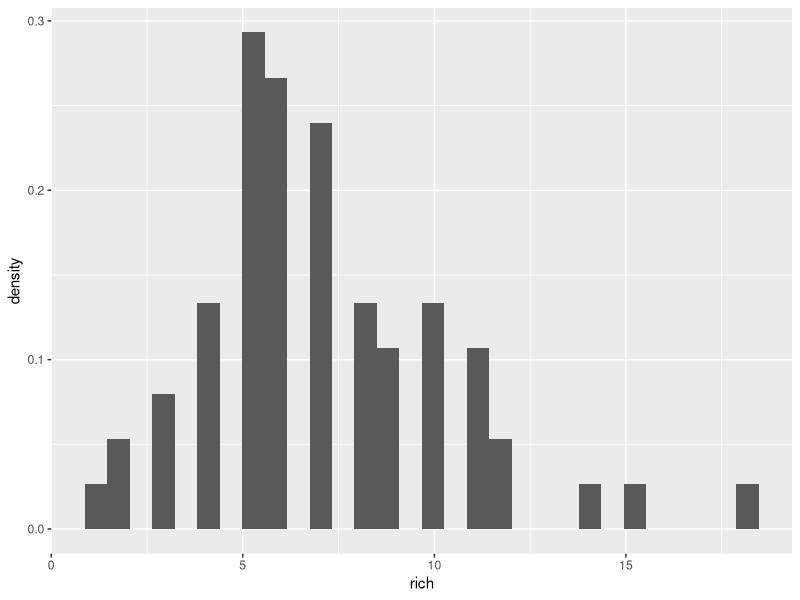
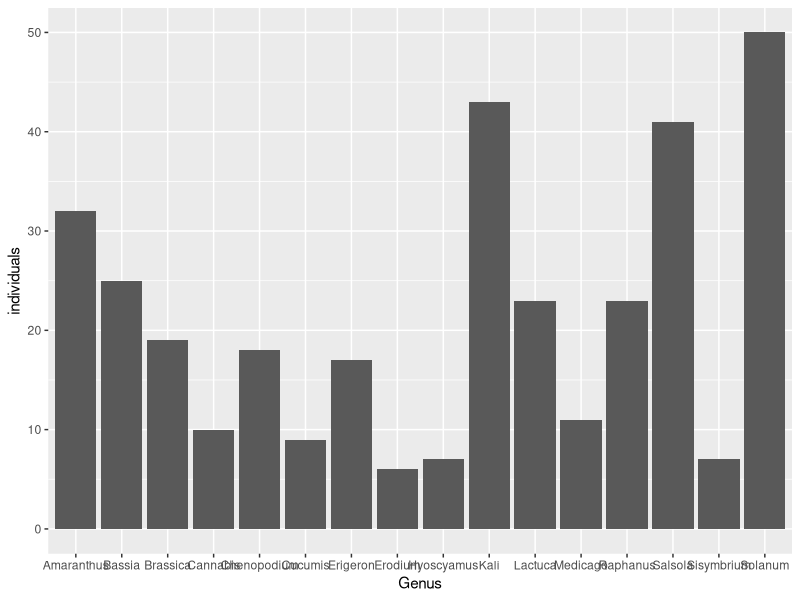

The R script that drew these images, in order:
##re-add setwd
setwd("C:/Users/camil/OneDrive/Documents/Camille Wagstaff PhD/R2")
install.packages("rlang")
install.packages("readr")
library(readr)
library(rlang)
install.packages("tidyr")
library(tidyr)
install.packages('dplyr')
library(dplyr)
install.packages('ggplot2')
library(ggplot2)

d <- read_csv('2019 GCA BLH.csv')
d=subset(d,d$BLH != "TOM")
d=subset(d,d$BLH != 'NTC')

d=subset(d,d$Organism != 'PREDICTED')
d=subset(d,d$Genus != 'PREDICTED:')
d$Genus=ifelse(d$Genus =='Cannabia', 'Cannabis',d$Genus)



d$pres=1 ##creates this new column in your data that just indicates that all the species listed are "present"


wided=d%>% ##telling R what dataset we want to manipulate and what the new name is "wide2010" here
  
  group_by(Genus, BLH, Region, Date )%>% ##this is just how I want to group my data. For you, it would be your site/plot factors and individual hopper ID. Note you'll want to put your Species ID column!
  
  summarize(pres=mean(pres))%>% ## this won't change anything but is for some reason necessary bc of the grouping argument
  
  spread(Genus,pres,fill=0) ##spp is the column that had my species names (telling R to "spread" this column wide), pres is the column of values that will go in each new column, fill=0 tells R to give the species a 0 if it doesn't already have a value assigned (i.e., if amaranthus isn't present in an individual's gut, it will get a 0 in the amaranthus column for that individual)


wided$rich=as.numeric(apply(wided[,4:82],1,sum))
ggplot(wided)+geom_histogram(aes(x=rich, y=after_stat(density)))

longd=d%>% 
  group_by(Genus, BLH, Region, Date)%>%
  summarize(pres=mean(pres))

plant=longd%>%group_by(Genus)%>%summarize(individuals=n())
plant%>%filter(individuals>5)%>%ggplot(aes(x=Genus, y=individuals))+geom_bar(stat='identity')
